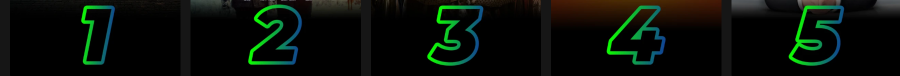
#> input picture tests/fixtures/top10/1-5.png, 1800 x 151 px (shown at 1/2 size)
$ python trace-top10-numbers.py
#> lines starting #> are read from the running program, lines starting #| are printed output that depends on the picture; after the words box and inside, x2 and y2 are one past the last pixel; in counts of white or black regions, pixels touching at a corner belong together
"""Rebuild native SVG assets from the two user-supplied TOP10 references.

Run from the repo root with Python, Pillow, NumPy and SciPy installed.
The screenshots are test fixtures, never shipped to the application.
All digits use one pixel scale and baseline, including both digits of 10.
"""
from pathlib import Path
import json
import numpy as np
from PIL import Image
from scipy import ndimage

ROOT = Path(__file__).resolve().parent.parent
FIXTURES = ROOT / "tests/fixtures/top10"
SCALE = 2.44
# Screenshot coordinates. Separate shapes in 10 have separate gradients.
CROPS = [(158, 5, 234, 135), (492, 5, 608, 135), (850, 5, 971, 135),
         (1209, 5, 1335, 135), (1573, 5, 1692, 135),
         (144, 7, 262, 138), (509, 7, 625, 138), (861, 7, 978, 138),
         (1220, 7, 1337, 138), (1557, 7, 1731, 138)]


def unit(v):
    return v / max(np.linalg.norm(v), 1e-12)


def bezier_fit(points, left, right, tolerance=.65):
    """Least-squares cubic fitting with recursive error-bounded subdivision."""
    if len(points) == 2:
        d = np.linalg.norm(points[1]-points[0])/3
        return [[points[0], points[0]+left*d, points[1]+right*d, points[1]]]
    u = np.r_[0, np.cumsum(np.linalg.norm(np.diff(points, axis=0), axis=1))]
    u /= u[-1]
    basis = np.array([(1-u)**3, 3*u*(1-u)**2, 3*u*u*(1-u), u**3]).T
    a = np.stack([basis[:, 1, None]*left, basis[:, 2, None]*right], axis=2)
    residual = points - ((basis[:, 0]+basis[:, 1])[:, None]*points[0]
                         + (basis[:, 2]+basis[:, 3])[:, None]*points[-1])
    alpha = np.linalg.lstsq(a.reshape(-1, 2), residual.reshape(-1), rcond=None)[0]
    distance = np.linalg.norm(points[-1]-points[0])
    if min(alpha) < distance*1e-6:
        alpha[:] = distance/3
    control = np.array([points[0], points[0]+left*alpha[0],
                        points[-1]+right*alpha[1], points[-1]])
    error = np.sum((basis @ control-points)**2, axis=1)
    split = int(np.argmax(error))
    if error[split] <= tolerance**2:
        return [control]
    split = max(1, min(len(points)-2, split))
    tangent = unit(points[split-1]-points[split+1])
    return (bezier_fit(points[:split+1], left, tangent, tolerance)
            + bezier_fit(points[split:], -tangent, right, tolerance))


def contours(mask):
    field = ndimage.gaussian_filter(np.pad(mask.astype(float), 1), .85)
    segments = []
    for y in range(field.shape[0]-1):
        for x in range(field.shape[1]-1):
            xy = np.array([(x, y), (x+1, y), (x+1, y+1), (x, y+1)], float)
            values = np.array([field[y, x], field[y, x+1], field[y+1, x+1], field[y+1, x]])
            edges = []
            for start, end in [(0, 1), (1, 2), (2, 3), (3, 0)]:
                if (values[start] > .5) != (values[end] > .5):
                    t = (.5-values[start])/(values[end]-values[start])
                    # Pixel centers in the original unpadded screenshot.
                    edges.append(tuple(np.round(xy[start]+t*(xy[end]-xy[start])-.5, 6)))
            if len(edges) == 2:
                segments.append(edges)
            elif len(edges) == 4:
                segments.extend([edges[:2], edges[2:]])
    adjacent = {}
    for a, b in segments:
        adjacent.setdefault(a, []).append(b)
        adjacent.setdefault(b, []).append(a)
    result = []
    while adjacent:
        first = next(iter(adjacent))
        point = first
        loop = []
        while True:
            loop.append(point)
            nxt = adjacent[point].pop()
            if not adjacent[point]:
                del adjacent[point]
            adjacent[nxt].remove(point)
            if not adjacent[nxt]:
                del adjacent[nxt]
            point = nxt
            if point == first:
                break
        if len(loop) > 10:
            result.append(np.array(loop))
    return result


def path_for(loop):
    smooth = ndimage.gaussian_filter1d(loop, 1.3, axis=0, mode="wrap")
    tangent = unit(smooth[1]-smooth[-1])
    curves = bezier_fit(np.vstack([smooth, smooth[0]]), tangent, -tangent)
    pair = lambda p: f"{p[0]:.3f},{p[1]:.3f}"
    return "M"+pair(curves[0][0])+" "+" ".join(
        "C"+" ".join(pair(p) for p in c[1:]) for c in curves)+"Z"


def area(loop):
    return abs(np.sum(loop[:, 0]*np.roll(loop[:, 1], -1)-loop[:, 1]*np.roll(loop[:, 0], -1)))/2


manifest = []
for number, crop in enumerate(CROPS, 1):
    name = "1-5.png" if number <= 5 else "6-10.png"
    rgb = np.asarray(Image.open(FIXTURES/name).convert("RGB").crop(crop)).astype(float)
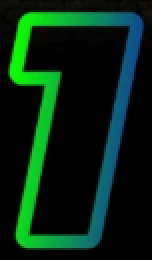
#> rgb: shape (130, 76, 3) float64 (shown 2 times larger); mean R, G, B 5, 37.6, 18.4
    mask = ((rgb[:, :, 0] < 65) & (np.maximum(rgb[:, :, 1], rgb[:, :, 2])-rgb[:, :, 0] > 45)
            & (np.maximum(rgb[:, :, 1], rgb[:, :, 2]) > 75))
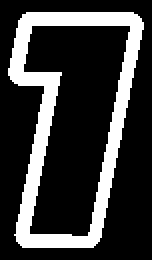
#> mask: shape (130, 76) bool (shown 2 times larger); 23% white; 1 white region, box (x1, y1, x2, y2) and area: (4, 6, 72, 124) 2270
    labels, _ = ndimage.label(mask)
    sizes = np.bincount(labels.ravel())
#> sizes = [7610, 2270]
    mask &= sizes[labels] > 100
    ys, xs = np.nonzero(mask)
#> ys = 2270 values from 6 to 123; xs = 2270 values, max 71 at index 356, min 4 at index 722, mean 34.67
    offset_x = 250-(xs.min()+xs.max()+1)*SCALE/2
#> offset_x = 157.3
    offset_y = 130+(crop[1]-(9 if number <= 5 else 11))*SCALE
    groups = [mask]
    if number == 10:
        # Identify the outer ring of each digit and its enclosed counters.
        large = [i for i in range(1, len(sizes)) if sizes[i] > 2000]
        groups = []
        for label in large:
            silhouette = ndimage.binary_fill_holes(labels == label)
            groups.append(mask & silhouette)
    paths, defs = [], []
    for group_index, group in enumerate(groups):
        loops = sorted(contours(group), key=area, reverse=True)
        gy, gx = np.nonzero(group)
        x0, x1 = gx.min(), gx.max()+1
        # Estimate the screenshot's horizontal gradient from non-antialiased pixels.
        interior = ndimage.binary_erosion(group, iterations=2)
        py, px = np.nonzero(interior)
        design = np.column_stack([np.ones(len(px)), (px-x0)/(x1-x0)])
        coeff = np.linalg.lstsq(design, rgb[py, px], rcond=None)[0]
        colors = [np.clip(np.round(coeff[0]+t*coeff[1]), 0, 255).astype(int) for t in [0, 1]]
        hexes = ["#"+"".join(f"{v:02x}" for v in color) for color in colors]
        ident = f"g{group_index}"
        defs.append(f'<linearGradient id="{ident}" gradientUnits="userSpaceOnUse" x1="{x0}" x2="{x1}" y1="0" y2="0"><stop stop-color="{hexes[0]}"/><stop offset="1" stop-color="{hexes[1]}"/></linearGradient>')
        paths.append(f'<path d="{path_for(loops[0])}" fill="#000"/>')
        paths.append(f'<path d="{" ".join(path_for(loop) for loop in loops)}" fill="url(#{ident})" fill-rule="evenodd"/>')
#> this loop made 1 pass
#> pass 1, in contours, `field = ndimage.gaussian_filter(np.pad(mask.astype(float), 1), .85)`:
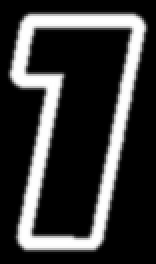
#> field: shape (132, 78) float64 (shown 2 times larger); min 0, max 1, mean 0.22
#> pass 1, `interior = ndimage.binary_erosion(group, iterations=2)`:
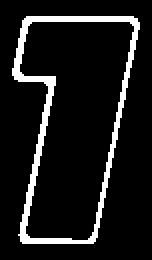
#> interior: shape (130, 76) bool (shown 2 times larger); 10% white; 1 white region, box (x1, y1, x2, y2) and area: (6, 8, 70, 122) 988
#> after the loop, defs = 1 item; paths = 2 items
    svg = (f'<svg xmlns="http://www.w3.org/2000/svg" viewBox="0 0 500 500" width="500" height="500" role="img" aria-label="{number}">\n'
           f'  <defs>{"".join(defs)}</defs>\n'
           f'  <g transform="translate({offset_x:.5f} {offset_y:.5f}) scale({SCALE})">\n    '
           + "\n    ".join(paths)+"\n  </g>\n</svg>\n")
    (ROOT/f"assets/top10/numbers/{number}.svg").write_text(svg)
    manifest.append(dict(number=number, reference=name, crop=crop, scale=SCALE,
                         offsetX=offset_x, offsetY=offset_y))
(FIXTURES/"manifest.json").write_text(json.dumps(manifest, indent=2)+"\n")
print("Rebuilt 10 SVG assets with a shared scale and screenshot contour references.")
